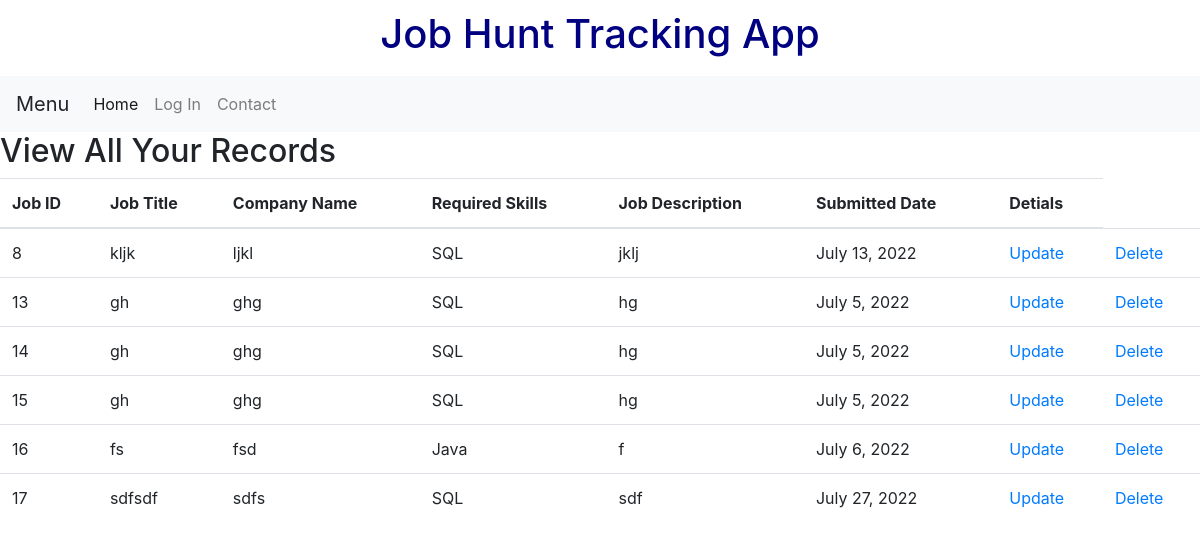
The app's page /TrackJob/showrecord/ with its own data.
### TrackJob/models.py (models this page shows)
class Job(models.Model):
    Job_Title = models.CharField(max_length=120) # required to have maxlength
    Company_Name = models.CharField(max_length=120)
    SkillType = [('Python', 'Python'), ('Java', 'Java'), ('SQL', 'SQL'), ('HTML', 'HTML/CSS'),('Other','Other') ]  # enum
    Required_Skills = models.CharField(blank=True, choices=SkillType, max_length=10)
    Job_Description = models.TextField()
    Submitted_Date = models.DateField()
    Note = models.TextField(blank=False, null=True)

### TrackJob/views.py (the view)
# urls.py: path('showrecord/', showrecord_view,name = 'showrecord'),
def showrecord_view(request,*args, **kwargs):
    queryset = Job.objects.all() #list of objects
    context = {
        "object_list": queryset
    }
    return render(request, "showrecordpage.html", context)

### TrackJob/templates/showrecordpage.html
{% extends 'basepage.html' %}
{%  block content %}
<h2> View All Your Records</h2>
<table class="table">
  <thead>
    <tr>
        <th scope="col">Job ID</th>
        <th scope="col">Job Title</th>
        <th scope="col">Company Name</th>
        <th scope="col">Required Skills</th>
        <th scope="col">Job Description</th>
        <th scope="col">Submitted Date</th>
        <th scope="col">Detials</th>
    </tr>
  </thead>
<Tbody>
        {%  for instance in object_list %}
            <tr>
                <td>{{ instance.id}}</td>
                <td>{{ instance.Job_Title }}</td>
                <td>{{ instance.Company_Name }}</td>
                <td>{{ instance.Required_Skills }}</td>
                <td>{{ instance.Job_Description }}</td>
                <td>{{ instance.Submitted_Date }}</td>
                <td><a href="{% url 'job_update' instance.id %}">Update</a>
                <td><a href="{% url 'job_delete' instance.id %}">Delete</a>
                </td>
          </tr>
        {% endfor %}
    </Tbody>
</table>
{% endblock %}

### records on screen
Job: id "8", Job_Title "kljk", Company_Name "ljkl", Required_Skills "SQL", Job_Description "jklj", Submitted_Date "July 13, 2022"
Job: id "13", Job_Title "gh", Company_Name "ghg", Required_Skills "SQL", Job_Description "hg", Submitted_Date "July 5, 2022"
Job: id "14", Job_Title "gh", Company_Name "ghg", Required_Skills "SQL", Job_Description "hg", Submitted_Date "July 5, 2022"
Job: id "15", Job_Title "gh", Company_Name "ghg", Required_Skills "SQL", Job_Description "hg", Submitted_Date "July 5, 2022"
Job: id "16", Job_Title "fs", Company_Name "fsd", Required_Skills "Java", Job_Description "f", Submitted_Date "July 6, 2022"
Job: id "17", Job_Title "sdfsdf", Company_Name "sdfs", Required_Skills "SQL", Job_Description "sdf", Submitted_Date "July 27, 2022"
